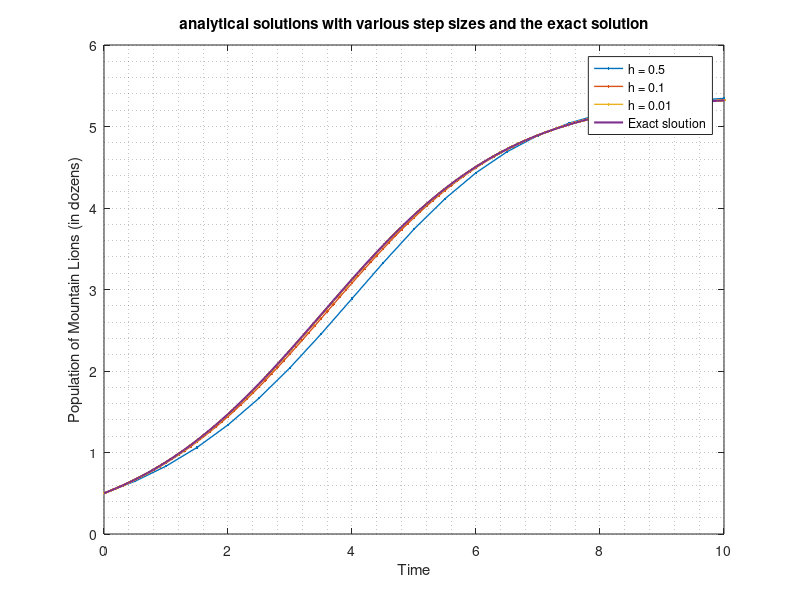
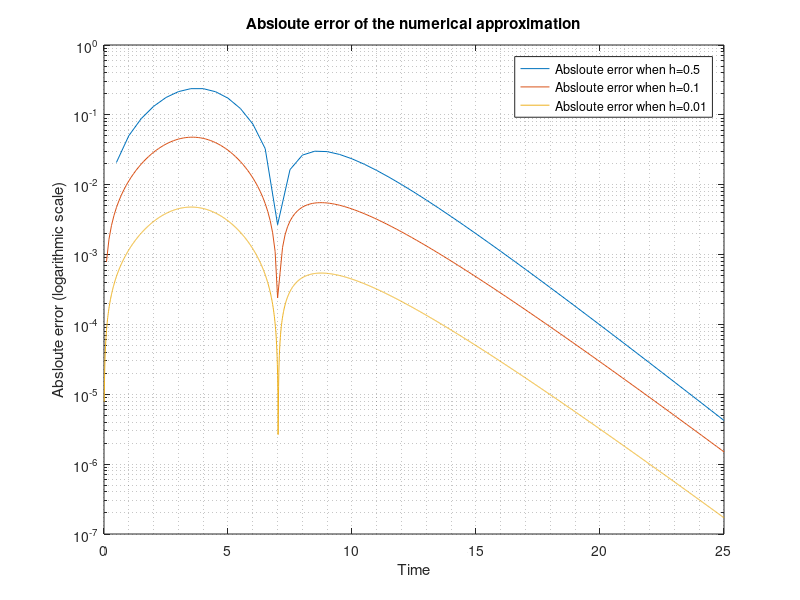
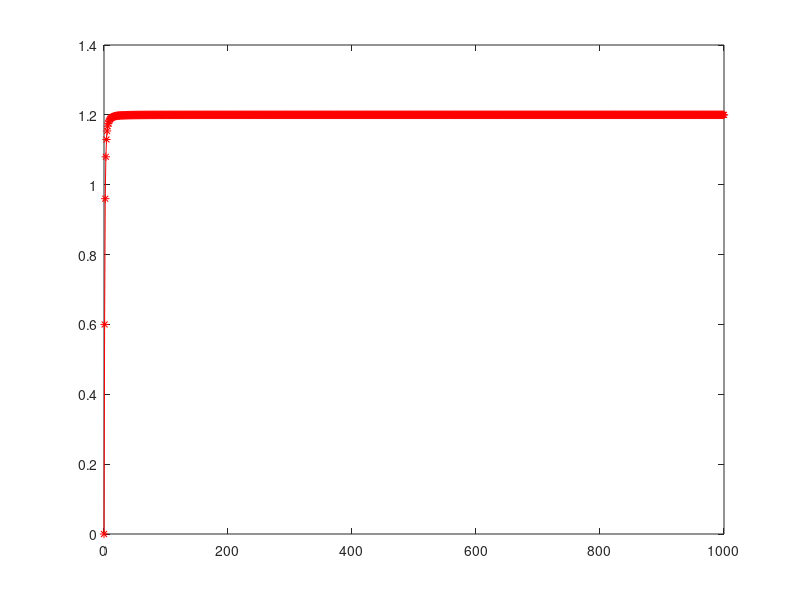

MATLAB code to generate these figures, in order: (Note: this script raises an error after producing the figures.)

%% info

clear
clc
close all




%% question 1: using ODE45

%{

[ th1 results_h1 ] = ode45(@(time,states) Lions(time,states,L_Lions,r), tspan_1, Lions0 );

[ th2 results_h2 ] = ode45(@(time,states) Lions(time,states,L_Lions,r), tspan_2, Lions0 );

[ th3 results_h3 ] = ode45(@(time,states) Lions(time,states,L_Lions,r), tspan_3, Lions0 );
%}

%% use euler's

L_Lions = 5.4; % Carraying capacity
r = 0.65; % growth rate

Lions0 = 6;

h1 = 0.5;
h2 = 0.1;
h3 = 0.01;

% span of t
tspan_1 = [ 0:h1:25 ] ;
tspan_2 = [ 0:h2:25 ] ;
tspan_3 = [ 0:h3:25 ] ;


L_Lions = 5.4; % Carraying capacity
r = 0.65; % growth rate

Lions0 = 6/12;


% pre-define matrices:
eulers_h1 = zeros(1,length(tspan_1));
eulers_h2 = zeros(1,length(tspan_2));
eulers_h3 = zeros(1,length(tspan_3));

% define matrices
eulers_h1(1) = Lions0;
eulers_h2(1) = Lions0;
eulers_h3(1) = Lions0;

% derivative
Lions_derivative = @(x) r*(1 - ( x / L_Lions ) )* x ;

% euler h = 0.5;
for i = 1:length(tspan_1)
    
    eulers_h1(i+1) = eulers_h1(i) + h1*Lions_derivative(eulers_h1(i));
    
end

% euler h = 0.1
for i = 1:length(tspan_2)
    
    eulers_h2(i+1) = eulers_h2(i) + h2*Lions_derivative(eulers_h2(i));
    
end

% euler h = 0.01
for i = 1:length(tspan_3)
    
    eulers_h3(i+1) = eulers_h3(i) + h3*Lions_derivative(eulers_h3(i));
    
end


% question 1: analytical solution

% exact sloution


% exact sloution via separation of vars
Lions_exact = @(t) L_Lions ./ ( 1 + (( (L_Lions/Lions0) -1 )* exp((-r*t))) ) ;


figure(1)

plot(tspan_1,eulers_h1(1:end-1),'.-','LineWidth',1);
hold on
plot(tspan_2,eulers_h2(1:end-1),'.-','LineWidth',1);
hold on
plot(tspan_3,eulers_h3(1:end-1),'.-','LineWidth',1);
hold on
plot(tspan_2,Lions_exact(tspan_2),'LineWidth',1.5)
xlim([0 10])
legend('h = 0.5','h = 0.1','h = 0.01','Exact sloution')
grid minor
title('analytical solutions with various step sizes and the exact solution')
xlabel('Time')
ylabel('Population of Mountain Lions (in dozens)')
x = 0;

%% plot errors for question 3:

% estimate abslout error

AbsError_h1 = abs ( Lions_exact(tspan_1) - eulers_h1(1:end-1) ) ;
AbsError_h2 = abs ( Lions_exact(tspan_2) - eulers_h2(1:end-1) ) ;
AbsError_h3 = abs ( Lions_exact(tspan_3) - eulers_h3(1:end-1) ) ;


figure (2)
semilogy(tspan_1,AbsError_h1);
hold on
semilogy(tspan_2,AbsError_h2);
hold on
semilogy(tspan_3,AbsError_h3);
title('Absloute error of the numerical approximation')
xlabel('Time')
ylabel('Absloute error (logarithmic scale)')
legend('Absloute error when h=0.5','Absloute error when h=0.1','Absloute error when h=0.01');
grid minor

%xlim([-2 10]);

%% explore the beahvior of H(x)

p = 1.2;
q = 1;

H = @(x) (p*(x.^2))/(q + (x.^2)) ; % harvesting function
x_span = [0:1000]; % range for x.

% Evaluate the Harvesting function over the span

for i=1:length(x_span)
Harvest_values(i) = H(x_span(i)) ;
end

figure(3)
plot(x_span,Harvest_values,'r*-');
hold on
refline(0,1.2)
legend('Harvest results','H = 1.2','Location','SouthEast')
hold off

xlim([ 0 30])
ylim([0 1.3])
xlabel('Number of Mountain Lions')
ylabel('Harvesting results')
grid minor
title('Harvesting function behavior as')
%%

% question 6
L_Deers = 8.1;
r = 0.65;
p = 1.2;
q = 1;

Deers = @(time,x_Deer) 0.65*(1 - (x_Deer/8.1))*x_Deer - ((1.2*(x_Deer.^2))/(1+(x_Deer.^2))) ; 
a = [0:.2:15];
b = [-1:.2:5];

%s = dirfield(Deers,a,b)
figure(4)
dirfield(Deers,a,b,'Direction Field');

hold on

%%  use euler's for deers:

Deers = @(x_Deer) 0.65*(1 - (x_Deer/8.1))*x_Deer - ((1.2*(x_Deer.^2))/(1+(x_Deer.^2))) ; 

% euler h = 0.01
h_deer = 0.1 ; % step size of deers:
tspan_deer = [ 0:h_deer:75 ] ;


% initial condition of 24
eulers_deer_24(1) = 24/12;
eulers_deer_6(1) = 6/12;

for i = 1:length(tspan_deer)
    
    eulers_deer_24(i+1) = eulers_deer_24(i) + h_deer*Deers(eulers_deer_24(i));
    eulers_deer_6(i+1) = eulers_deer_6(i) + h_deer*Deers(eulers_deer_6(i));

end

hold on
plot(tspan_deer,eulers_deer_24(1:end-1))
hold on
plot(tspan_deer,eulers_deer_6(1:end-1))
hold off

a = 0;



%% question 2:

% assume predator on x axis, prey on y.

% predator = x1;
% prey = x2;

syms a b c d x1 x2

% nullclines:
x1_null_1 = a/b ; % x2 = a/b is null cline
x1_null_2 = 0 ; % when x1 = 0;

x2_null_1 = 0 ; % when x2 = 0 ;
x2_null_2 = c/d ; % x1 = c/d ;

